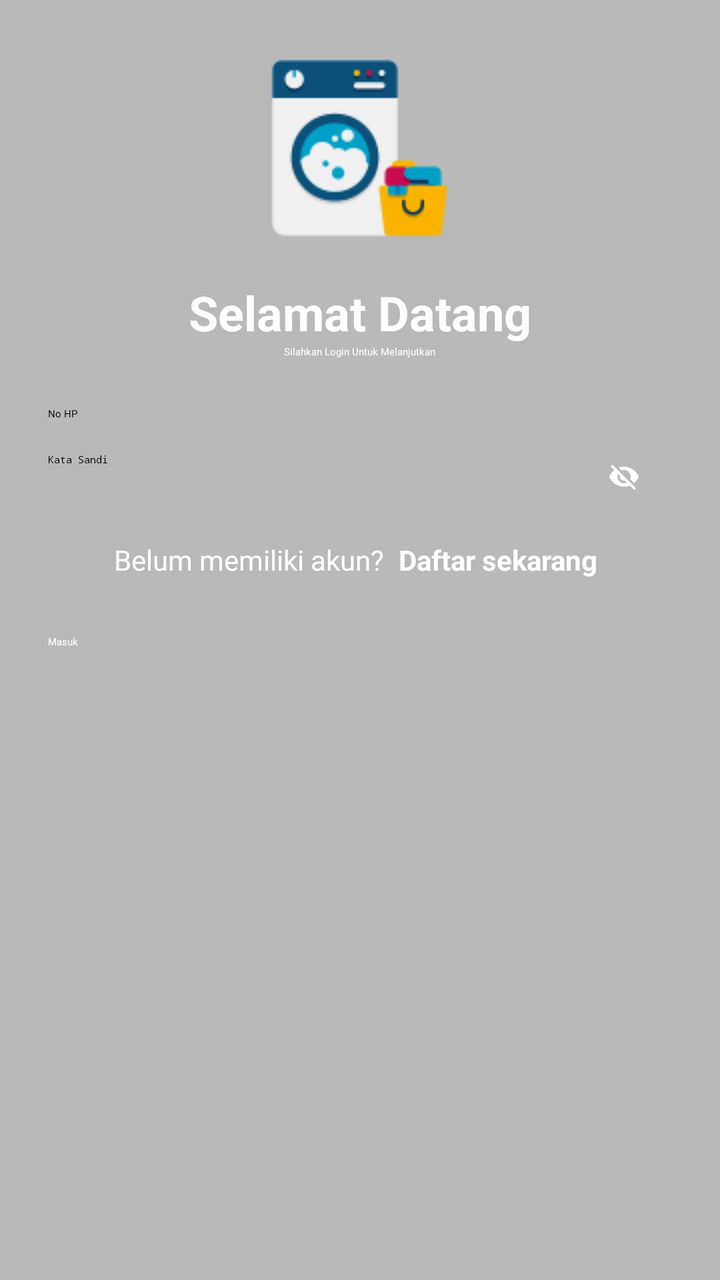
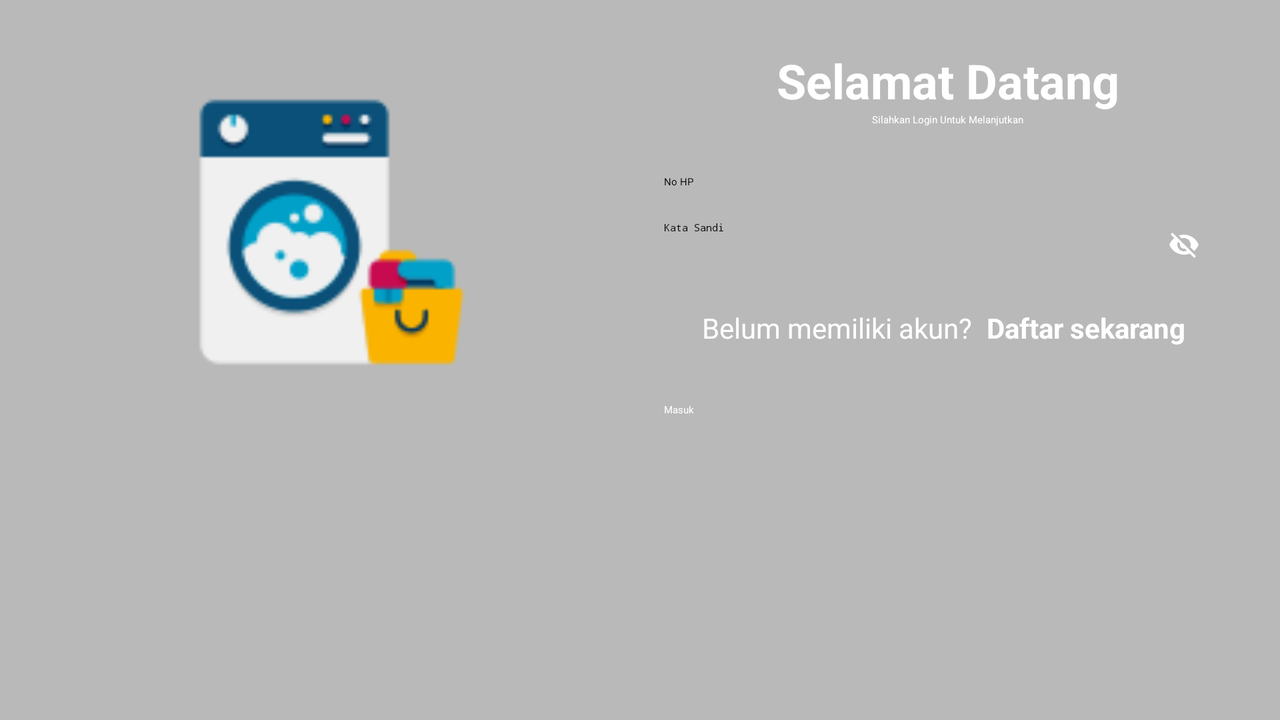

One screen, two layout resources from the same app: the default and the repository's alternative for another configuration. Each is rendered where Android would select it; the XML of both is given below.
<!-- AndroidManifest.xml: application theme Theme.Laundry -->
<!-- res/layout/activity_login.xml -->
<?xml version="1.0" encoding="utf-8"?>
<ScrollView xmlns:android="http://schemas.android.com/apk/res/android"
    android:layout_width="match_parent"
    android:layout_height="match_parent"
    android:background="#b9b9b9"
    android:id="@+id/login">

    <LinearLayout
        android:layout_width="match_parent"
        android:layout_height="wrap_content"
        android:orientation="vertical"
        android:padding="24dp"
        android:gravity="center_horizontal">

        <ImageView
            android:layout_width="100dp"
            android:layout_height="100dp"
            android:layout_marginBottom="16dp"
            android:src="@drawable/img" />

        <TextView
            android:id="@+id/tvselamatdatang"
            android:layout_width="wrap_content"
            android:layout_height="wrap_content"
            android:text="Selamat Datang"
            android:textSize="24sp"
            android:textStyle="bold"
            android:textColor="#FFFFFF" />

        <TextView
            android:id="@+id/tvSilahkanLogin"
            android:layout_width="wrap_content"
            android:layout_height="wrap_content"
            android:text="Silahkan Login Untuk Melanjutkan"
            android:textColor="#FFFFFF"
            android:layout_marginBottom="24dp" />

        <EditText
            android:id="@+id/etnohplogin"
            android:layout_width="match_parent"
            android:layout_height="wrap_content"
            android:hint="@string/card_pelanggan_no_hp"
            android:inputType="phone"
            android:backgroundTint="#778899"
            android:layout_marginBottom="16dp" />

        
        <RelativeLayout
            android:layout_width="match_parent"
            android:layout_height="wrap_content"
            android:layout_marginBottom="16dp">

            <EditText
                android:id="@+id/etkatasandilogin"
                android:layout_width="match_parent"
                android:layout_height="wrap_content"
                android:hint="Kata Sandi"
                android:inputType="textPassword"
                android:backgroundTint="#778899"
                android:paddingEnd="50dp"
                android:paddingRight="50dp" />

            <ImageView
                android:id="@+id/ivTogglePassword"
                android:layout_width="24dp"
                android:layout_height="24dp"
                android:layout_alignParentEnd="true"
                android:layout_alignParentRight="true"
                android:layout_centerVertical="true"
                android:layout_marginEnd="12dp"
                android:layout_marginRight="12dp"
                android:src="@drawable/ic_eye_off"
                android:background="?android:attr/selectableItemBackgroundBorderless"
                android:padding="4dp"
                android:clickable="true"
                android:focusable="true"
                android:contentDescription="Toggle password visibility" />

        </RelativeLayout>

        
        <LinearLayout
            android:layout_width="wrap_content"
            android:layout_height="wrap_content"
            android:orientation="horizontal"
            android:layout_marginBottom="24dp"
            android:gravity="center">

            <TextView
                android:layout_width="wrap_content"
                android:layout_height="wrap_content"
                android:text="Belum memiliki akun? "
                android:textColor="#FFFFFF"
                android:textSize="14sp" />

            <TextView
                android:id="@+id/tvDaftar"
                android:layout_width="wrap_content"
                android:layout_height="wrap_content"
                android:text="Daftar sekarang"
                android:textColor="#FFFFFF"
                android:textSize="14sp"
                android:textStyle="bold"
                android:background="?android:attr/selectableItemBackground"
                android:padding="4dp"
                android:clickable="true"
                android:focusable="true" />

        </LinearLayout>

        <Button
            android:id="@+id/btmasuk"
            android:layout_width="match_parent"
            android:layout_height="wrap_content"
            android:text="Masuk"
            android:backgroundTint="#585858"
            android:textColor="#FFFFFF" />

    </LinearLayout>
</ScrollView>
<!-- resources referenced by this layout -->
<resources>
  <!-- drawable ic_eye_off (drawable) -->
  <vector android:height="24dp" android:tint="#FFFFFF"
      android:viewportHeight="24" android:viewportWidth="24"
      android:width="24dp" xmlns:android="http://schemas.android.com/apk/res/android">
      <path android:fillColor="@android:color/white"
          android:pathData="M12,7c2.76,0 5,2.24 5,5 0,0.65 -0.13,1.26 -0.38,1.82l2.92,2.92c1.51,-1.26 2.7,-2.89 3.43,-4.74 -1.73,-4.39 -6,-7.5 -11,-7.5 -1.4,0 -2.74,0.25 -3.98,0.7l2.16,2.16C10.74,7.13 11.35,7 12,7zM2,4.27l2.28,2.28 0.46,0.46C3.08,8.3 1.78,10.02 1,12c1.73,4.39 6,7.5 11,7.5 1.55,0 3.03,-0.3 4.38,-0.84l0.42,0.42L19.73,22 21,20.73 3.27,3 2,4.27zM7.53,9.8l1.55,1.55c-0.05,0.21 -0.08,0.43 -0.08,0.65 0,1.66 1.34,3 3,3 0.22,0 0.44,-0.03 0.65,-0.08l1.55,1.55c-0.67,0.33 -1.41,0.53 -2.2,0.53 -2.76,0 -5,-2.24 -5,-5 0,-0.79 0.2,-1.53 0.53,-2.2z"/>
  </vector>
  <!-- drawable img: png bitmap (drawable, 4186 bytes) -->
  <string name="card_pelanggan_no_hp">No HP</string>
</resources>
<!-- res/layout-land/activity_login.xml (the repository's variant of the layout above) -->
<!-- drawn on the phone turned sideways -->
<?xml version="1.0" encoding="utf-8"?>
<ScrollView xmlns:android="http://schemas.android.com/apk/res/android"
    android:layout_width="match_parent"
    android:layout_height="match_parent"
    android:background="#b9b9b9"
    android:id="@+id/login">

    <LinearLayout
        android:layout_width="match_parent"
        android:layout_height="wrap_content"
        android:orientation="horizontal"
        android:padding="24dp"
        android:gravity="center_vertical">

        
        <LinearLayout
            android:layout_width="0dp"
            android:layout_height="wrap_content"
            android:layout_weight="1"
            android:orientation="vertical"
            android:gravity="center"
            android:layout_marginEnd="24dp"
            android:layout_marginRight="24dp">

            <ImageView
                android:layout_width="150dp"
                android:layout_height="150dp"
                android:src="@drawable/img" />

        </LinearLayout>

        
        <LinearLayout
            android:layout_width="0dp"
            android:layout_height="wrap_content"
            android:layout_weight="1"
            android:orientation="vertical"
            android:gravity="center_horizontal">

            <TextView
                android:id="@+id/tvselamatdatang"
                android:layout_width="wrap_content"
                android:layout_height="wrap_content"
                android:text="Selamat Datang"
                android:textSize="24sp"
                android:textStyle="bold"
                android:textColor="#FFFFFF" />

            <TextView
                android:id="@+id/tvSilahkanLogin"
                android:layout_width="wrap_content"
                android:layout_height="wrap_content"
                android:text="Silahkan Login Untuk Melanjutkan"
                android:textColor="#FFFFFF"
                android:layout_marginBottom="24dp" />

            <EditText
                android:id="@+id/etnohplogin"
                android:layout_width="match_parent"
                android:layout_height="wrap_content"
                android:hint="@string/card_pelanggan_no_hp"
                android:inputType="phone"
                android:backgroundTint="#778899"
                android:layout_marginBottom="16dp" />

            
            <RelativeLayout
                android:layout_width="match_parent"
                android:layout_height="wrap_content"
                android:layout_marginBottom="16dp">

                <EditText
                    android:id="@+id/etkatasandilogin"
                    android:layout_width="match_parent"
                    android:layout_height="wrap_content"
                    android:hint="Kata Sandi"
                    android:inputType="textPassword"
                    android:backgroundTint="#778899"
                    android:paddingEnd="50dp"
                    android:paddingRight="50dp" />

                <ImageView
                    android:id="@+id/ivTogglePassword"
                    android:layout_width="24dp"
                    android:layout_height="24dp"
                    android:layout_alignParentEnd="true"
                    android:layout_alignParentRight="true"
                    android:layout_centerVertical="true"
                    android:layout_marginEnd="12dp"
                    android:layout_marginRight="12dp"
                    android:src="@drawable/ic_eye_off"
                    android:background="?android:attr/selectableItemBackgroundBorderless"
                    android:padding="4dp"
                    android:clickable="true"
                    android:focusable="true"
                    android:contentDescription="Toggle password visibility" />

            </RelativeLayout>

            
            <LinearLayout
                android:layout_width="wrap_content"
                android:layout_height="wrap_content"
                android:orientation="horizontal"
                android:layout_marginBottom="24dp"
                android:gravity="center">

                <TextView
                    android:layout_width="wrap_content"
                    android:layout_height="wrap_content"
                    android:text="Belum memiliki akun? "
                    android:textColor="#FFFFFF"
                    android:textSize="14sp" />

                <TextView
                    android:id="@+id/tvDaftar"
                    android:layout_width="wrap_content"
                    android:layout_height="wrap_content"
                    android:text="Daftar sekarang"
                    android:textColor="#FFFFFF"
                    android:textSize="14sp"
                    android:textStyle="bold"
                    android:background="?android:attr/selectableItemBackground"
                    android:padding="4dp"
                    android:clickable="true"
                    android:focusable="true" />

            </LinearLayout>

            <Button
                android:id="@+id/btmasuk"
                android:layout_width="match_parent"
                android:layout_height="wrap_content"
                android:text="Masuk"
                android:backgroundTint="#585858"
                android:textColor="#FFFFFF" />

        </LinearLayout>

    </LinearLayout>
</ScrollView>
